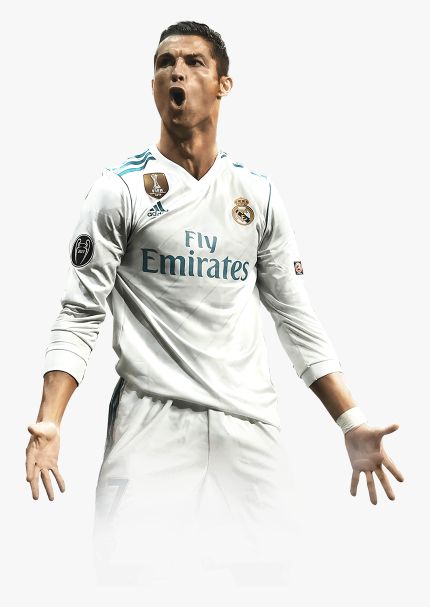
#> input picture sui.png, 860 x 1213 px, found by its file name (shown at 1/2 size)
$ python DCT.py
#> lines starting #> are read from the running program, lines starting #| are printed output that depends on the picture
import cv2
import numpy as np

import cv2
import numpy as np

def image_to_dct():
    # Read the image in grayscale mode using OpenCV
    img = cv2.imread("sui.png", cv2.IMREAD_GRAYSCALE)
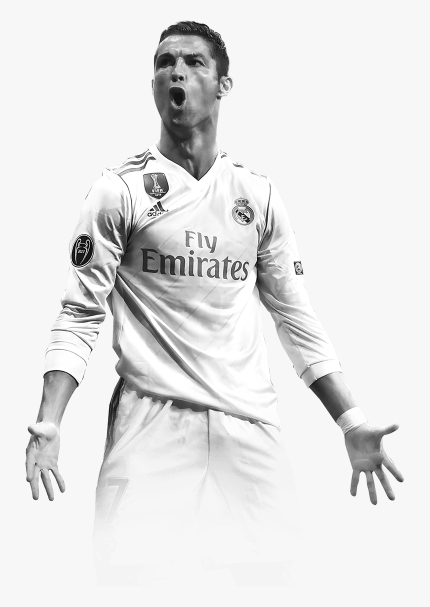
#> img: shape (1213, 860) (shown at 1/2 size); min 5, max 255, mean 228.7
    ''''''
    img = np.array([
    [52, 55, 61, 66, 70, 61, 64, 73],
    [63, 59, 55, 90, 109, 85, 69, 72],
    [62, 59, 68, 213, 144, 104, 66, 73],
    [63, 58, 71, 222, 154, 106, 70, 69],
    [67, 61, 68, 104, 126, 88, 68, 70],
    [79, 65, 160, 170, 177, 168, 58, 75],
    [85, 71, 164, 159, 155, 161, 65, 83],
    [87, 79, 169, 168, 165, 176, 78, 94]
    ], dtype=np.float32)
    # Resize the image to 8x8
    #img = cv2.resize(img, (8, 8))
    # Perform DCT on the resized image
    # Perform DCT on the resized image
    dct_matrix = cv2.dct(np.float32(img))

    # Normalize DCT coefficients to be in the range [0, 255]

    return dct_matrix

def dequantize_dct(dct_matrix, quantization_matrix):
    # Reverse quantization by multiplying with the quantization matrix
    decompressed_dct_matrix = np.multiply(dct_matrix, quantization_matrix)

    return decompressed_dct_matrix

def dct_to_image(dct_matrix):
    # Perform inverse DCT to obtain the image
    img = cv2.idct(np.float32(dct_matrix))

    # Clip the values to be within the valid pixel range [0, 255]
    img = np.clip(img, 0, 255)

    # Convert back to uint8 data type
    img = np.uint8(img)
    return img

 #Define the standard JPEG quantization matrix
quantization_matrix = np.array([
     [100, 100, 100, 90, 80, 20, 20, 20],
     [100, 100, 100, 100, 100, 20, 100, 2],
     [100, 100, 100, 90, 80, 80, 20, 40],
     [100, 100, 100, 100, 80, 100, 100, 40],
     [100, 100, 100, 100, 100, 100, 20, 10],
     [70, 80, 100, 100, 100, 20, 2, 10],
     [20, 100, 100, 100, 100, 100, 3, 2],
     [2, 100, 100, 90, 70, 20, 2, 2]
 ])
'''
quantization_matrix = np.array([
     [3, 5, 7, 9, 11, 13, 15, 17],
     [5, 7, 9, 11, 13, 15, 17, 19],
     [7, 9, 11, 13, 15, 17, 19, 21],
     [9, 11, 13, 15, 17, 19, 21, 23],
     [11, 13, 15, 17, 19, 21, 23, 25],
     [13, 15, 17, 19, 21, 23, 25, 27],
     [15, 17, 19, 21, 23, 25, 27, 29],
     [17, 19, 21, 23, 25, 27, 29, 31]
 ])

'''
# Example usage
normalized_dct_coefficient_matrix = image_to_dct()

quantized_dct_matrix = np.round(normalized_dct_coefficient_matrix / quantization_matrix)
print(quantized_dct_matrix)
# Dequantize the DCT matrix
decompressed_dct_matrix = dequantize_dct(quantization_matrix, quantized_dct_matrix)
print(normalized_dct_coefficient_matrix)
print(decompressed_dct_matrix)

# Perform inverse DCT using OpenCV to obtain the image
reconstructed_image = cv2.idct(np.float32(decompressed_dct_matrix))
print(reconstructed_image)

# Convert to uint8 data type
reconstructed_image = np.uint8(reconstructed_image)
resized_image = cv2.resize(reconstructed_image, (129, 129))

img = cv2.imread("sui.png", cv2.IMREAD_GRAYSCALE)

img = np.array([
[52, 55, 61, 66, 70, 61, 64, 73],
[63, 59, 55, 90, 109, 85, 69, 72],
[62, 59, 68, 213, 144, 104, 66, 73],
[63, 58, 71, 222, 154, 106, 70, 69],
[67, 61, 68, 104, 126, 88, 68, 70],
[79, 65, 160, 170, 177, 168, 58, 75],
[85, 71, 164, 159, 155, 161, 65, 83],
[87, 79, 169, 168, 165, 176, 78, 94]
], dtype=np.float32)
    # Clip the values to be within the valid pixel range [0, 255]
img = np.clip(img, 0, 255)

    # Convert back to uint8 data type
img = np.uint8(img)
img = cv2.resize(img, (129, 129))
cv2.imshow("Original", img)
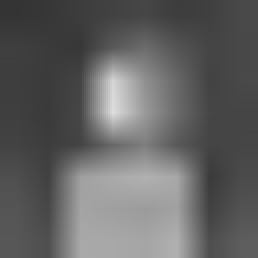
#> window 'Original': shape (129, 129) (shown 2 times larger); min 52, max 221, mean 97.8

# Display or save the reconstructed image
cv2.imshow('Reconstructed Image', resized_image)
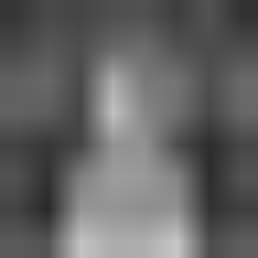
#> window 'Reconstructed Image': shape (129, 129) (shown 2 times larger); min 41, max 199, mean 99.4
cv2.waitKey(0)
cv2.destroyAllWindows()
